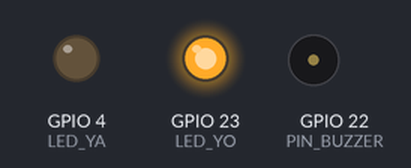
Simulated run of this sketch. Board: ESP32. On the bench: output pins drawn as LEDs (lit = HIGH), buzzer (waves = sounding). WiFi joins after 1.5 s; servers stay silent unless stated; uploads are accepted with an empty reply; random numbers use the default seed unless the sketch sets one; what the sketch prints to the serial monitor is not drawn.

Above: at 1.71 s.
At 8.83 s:
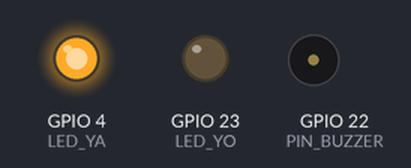
At 18.17 s:
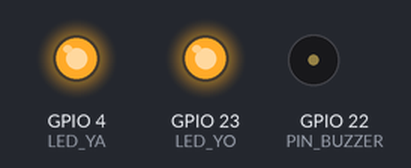
At 38.3 s:
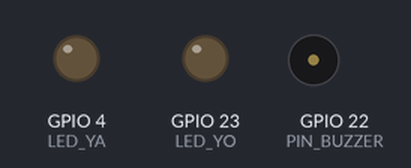
Timing chart, 0 to 41.5 s (numbered marks = the images above):
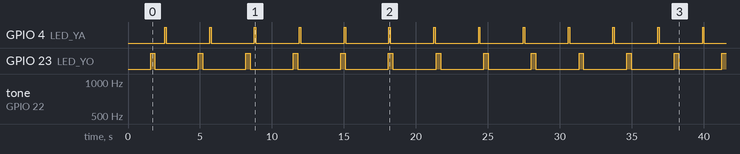

The sketch:

main-task-led-buzzer.ino
```cpp
// ESP32 FreeRTOS 태스크 간 메시지 통신 + HTTP 전송 예제
// TaskYa와 TaskYe가 큐를 통해 메시지를 주고받고,
// TaskYo가 WiFi를 통해 JSON 데이터를 HTTP POST로 전송합니다

#include <WiFi.h>
#include <HTTPClient.h>
#include <ArduinoJson.h>

#define LED_YA 4
#define LED_YO 23
#define PIN_BUZZER 22  // 피에조 부저 연결 핀 (필요시 변경)

// WiFi 설정 (본인의 WiFi 정보로 변경하세요)
const char* ssid = "U5555";
const char* password = "5555";

// HTTP 서버 URL
const char* serverURL = "http://192.168.123.111:5003/api/data";

// 큐 핸들 선언
QueueHandle_t queueYaToYe;
QueueHandle_t queueYeToYa;

// TaskYo에서 생성한 마지막 랜덤값 (TaskMa에서 사용)
volatile int lastRandomNumber = 0;

// 메시지 구조체 정의
struct Message {
  int value;
  char text[50];
};

// TaskYa: 메시지를 보내고 받는 태스크 (코어 1에서 실행)
void TaskYa(void *parameter) {
  Message sendMsg, receiveMsg;
  int counter = 0;

  Serial.printf("TaskYa 시작! (코어 %d에서 실행)\n", xPortGetCoreID());

  while (true) {
    // 메시지 준비
    sendMsg.value = counter++;
    sprintf(sendMsg.text, "TaskYa에서 보낸 메시지 #%d", sendMsg.value);

    // TaskYe에게 메시지 전송
    if (xQueueSend(queueYaToYe, &sendMsg, portMAX_DELAY) == pdTRUE) {
      Serial.printf("[TaskYa-Core%d] 전송: %s\n", xPortGetCoreID(), sendMsg.text);
    }

    // TaskYe로부터 메시지 수신 대기
    if (xQueueReceive(queueYeToYa, &receiveMsg, pdMS_TO_TICKS(5000)) == pdTRUE) {
      Serial.printf("[TaskYa-Core%d] 수신: %s (값: %d)\n",
                    xPortGetCoreID(), receiveMsg.text, receiveMsg.value);

      // TaskYa 데이터 송수신 시 4번 핀 LED ON/OFF
      digitalWrite(LED_YA, HIGH);
      vTaskDelay(pdMS_TO_TICKS(100));
      digitalWrite(LED_YA, LOW);
    } else {
      Serial.printf("[TaskYa-Core%d] 메시지 수신 타임아웃\n", xPortGetCoreID());
    }

    // 2초 대기
    vTaskDelay(pdMS_TO_TICKS(2000));
  }
}

// TaskYe: 메시지를 받고 응답하는 태스크 (코어 0에서 실행)
void TaskYe(void *parameter) {
  Message receiveMsg, replyMsg;
  int replyCounter = 100;

  Serial.printf("TaskYe 시작! (코어 %d에서 실행)\n", xPortGetCoreID());

  while (true) {
    // TaskYa로부터 메시지 수신 대기
    if (xQueueReceive(queueYaToYe, &receiveMsg, portMAX_DELAY) == pdTRUE) {
      Serial.printf("[TaskYe-Core%d] 수신: %s (값: %d)\n",
                    xPortGetCoreID(), receiveMsg.text, receiveMsg.value);

      // 응답 메시지 준비
      replyMsg.value = replyCounter++;
      sprintf(replyMsg.text, "TaskYe 응답: 받은값=%d, 응답값=%d",
              receiveMsg.value, replyMsg.value);

      // 1초 후 응답 (처리 시간 시뮬레이션)
      vTaskDelay(pdMS_TO_TICKS(1000));

      // TaskYa에게 응답 전송
      if (xQueueSend(queueYeToYa, &replyMsg, portMAX_DELAY) == pdTRUE) {
        Serial.printf("[TaskYe-Core%d] 응답 전송: %s\n",
                      xPortGetCoreID(), replyMsg.text);
      }
    }
  }
}

// TaskYo: HTTP JSON 데이터 전송 태스크 (코어 0에서 실행)
void TaskYo(void *parameter) {
  Serial.printf("TaskYo 시작! (코어 %d에서 실행)\n", xPortGetCoreID());

  // WiFi 연결 대기
  while (WiFi.status() != WL_CONNECTED) {
    Serial.println("[TaskYo] WiFi 연결 대기 중...");
    vTaskDelay(pdMS_TO_TICKS(1000));
  }

  Serial.printf("[TaskYo-Core%d] WiFi 연결됨. HTTP 전송 시작\n", xPortGetCoreID());

  HTTPClient http;

  while (true) {
    if (WiFi.status() == WL_CONNECTED) {
      // JSON 데이터 생성
      StaticJsonDocument<200> jsonDoc;
      jsonDoc["timestamp"] = millis();
      int randNum = random(1, 100);
      jsonDoc["random_number"] = randNum;
      lastRandomNumber = randNum;
      Serial.printf("[TaskYo] 생성 random_number: %d (lastRandomNumber=%d)\n", randNum, lastRandomNumber);
      jsonDoc["device_id"] = "ESP32_TaskYo";
      jsonDoc["core_id"] = xPortGetCoreID();

      String jsonString;
      serializeJson(jsonDoc, jsonString);

      // TaskYo 데이터 전송 시 23번 핀 LED ON
      digitalWrite(LED_YO, HIGH);

      // HTTP POST 요청
      http.begin(serverURL);
      http.addHeader("Content-Type", "application/json");

      int httpResponseCode = http.POST(jsonString);

      if (httpResponseCode > 0) {
        String response = http.getString();
        Serial.printf("[TaskYo-Core%d] HTTP 전송 성공! JSON: %s\n",
                      xPortGetCoreID(), jsonString.c_str());
        if (response.length() > 0) {
          Serial.printf("[TaskYo-Core%d] 서버 응답: %s\n",
                        xPortGetCoreID(), response.c_str());
        }
      } else {
        Serial.printf("[TaskYo-Core%d] HTTP 전송 실패 (에러: %d)\n",
                      xPortGetCoreID(), httpResponseCode);
      }

      http.end();

      // 데이터 전송 후 23번 핀 LED OFF (0.1초 유지)
      vTaskDelay(pdMS_TO_TICKS(100));
      digitalWrite(LED_YO, LOW);
    } else {
      Serial.printf("[TaskYo-Core%d] WiFi 연결 끊어짐. 재연결 시도...\n", xPortGetCoreID());
    }

    // 3초 대기
    vTaskDelay(pdMS_TO_TICKS(3000));
  }
}

// WiFi 연결 함수
void connectWiFi() {
  while (true) {
    Serial.println("WiFi 연결 시작...");
    WiFi.begin(ssid, password);
    int attempts = 0;
    while (WiFi.status() != WL_CONNECTED && attempts < 20) {
      delay(500);
      Serial.print(".");
      attempts++;
    }
    if (WiFi.status() == WL_CONNECTED) {
      Serial.println();
      Serial.println("WiFi 연결 성공!");
      Serial.print("IP 주소: ");
      Serial.println(WiFi.localIP());
      break; // 연결 성공 시 반복문 탈출
    } else {
      Serial.println();
      Serial.println("WiFi 연결 실패! 5초 후 재시도...");
      delay(5000);
    }
  }
}

// 시스템 모니터링 태스크 (선택사항)
void TaskMonitor(void *parameter) {
  while (true) {
    // 10초마다 시스템 정보 출력
    vTaskDelay(pdMS_TO_TICKS(10000));

    Serial.println("========== 시스템 상태 ==========");
    Serial.printf("자유 힙 메모리: %d bytes\n", esp_get_free_heap_size());
    Serial.printf("최소 자유 힙: %d bytes\n", esp_get_minimum_free_heap_size());
    Serial.printf("WiFi 상태: %s\n", WiFi.status() == WL_CONNECTED ? "연결됨" : "연결 안됨");
    if (WiFi.status() == WL_CONNECTED) {
      Serial.printf("WiFi IP: %s\n", WiFi.localIP().toString().c_str());
      Serial.printf("WiFi RSSI: %d dBm\n", WiFi.RSSI());
    }
    Serial.printf("TaskYa->TaskYe 큐 대기: %d\n", uxQueueMessagesWaiting(queueYaToYe));
    Serial.printf("TaskYe->TaskYa 큐 대기: %d\n", uxQueueMessagesWaiting(queueYeToYa));
    Serial.printf("TaskYo 마지막 random_number: %d\n", lastRandomNumber);
    Serial.printf("TaskMa 도레미 연주 대기 상태: %s\n", lastRandomNumber > 90 ? "연주 대기중" : "정상");
    Serial.println("==============================");
  }
}

void setup() {
  Serial.begin(115200);
  pinMode(LED_YA, OUTPUT);
  pinMode(LED_YO, OUTPUT);
  pinMode(PIN_BUZZER, OUTPUT);

  Serial.println("ESP32 듀얼 코어 FreeRTOS + HTTP 통신 예제");
  Serial.println("TaskYa -> 코어 1, TaskYe -> 코어 0, TaskYo -> 코어 0");
  Serial.println("===============================================");

  // WiFi 연결
  connectWiFi();

  // 큐 생성 (각각 5개의 메시지를 저장할 수 있음)
  queueYaToYe = xQueueCreate(5, sizeof(Message));
  queueYeToYa = xQueueCreate(5, sizeof(Message));

  if (queueYaToYe == NULL || queueYeToYa == NULL) {
    Serial.println("큐 생성 실패!");
    return;
  }

  Serial.println("큐 생성 완료");

  // TaskYa를 코어 1에 생성
  xTaskCreatePinnedToCore(
    TaskYa,           // 태스크 함수
    "TaskYa",         // 태스크 이름
    3072,             // 스택 크기 증가 (WiFi 사용)
    NULL,             // 매개변수
    2,                // 우선순위
    NULL,             // 태스크 핸들
    1                 // 코어 1에 할당
  );

  // TaskYe를 코어 0에 생성
  xTaskCreatePinnedToCore(
    TaskYe,           // 태스크 함수
    "TaskYe",         // 태스크 이름
    3072,             // 스택 크기 증가
    NULL,             // 매개변수
    2,                // 우선순위
    NULL,             // 태스크 핸들
    0                 // 코어 0에 할당
  );

  // TaskYo를 코어 0에 생성 (HTTP 전송)
  xTaskCreatePinnedToCore(
    TaskYo,           // 태스크 함수
    "TaskYo",         // 태스크 이름
    4096,             // HTTP 클라이언트용 큰 스택
    NULL,             // 매개변수
    2,                // 우선순위
    NULL,             // 태스크 핸들
    0                 // 코어 0에 할당
  );

  // 모니터링 태스크를 코어 0에 생성 (선택사항)
  xTaskCreatePinnedToCore(
    TaskMonitor,      // 태스크 함수
    "Monitor",        // 태스크 이름
    2048,             // 스택 크기
    NULL,             // 매개변수
    1,                // 낮은 우선순위
    NULL,             // 태스크 핸들
    0                 // 코어 0에 할당
  );

  Serial.println("태스크 생성 완료:");
  Serial.println("- TaskYa: 코어 1에서 실행 (태스크 간 통신)");
  Serial.println("- TaskYe: 코어 0에서 실행 (태스크 간 통신)");
  Serial.println("- TaskYo: 코어 0에서 실행 (HTTP JSON 전송)");
  Serial.println("- Monitor: 코어 0에서 실행 (시스템 모니터링)");
  Serial.println("모든 태스크 시작...");

  // TaskMa 태스크 생성 (코어 0)
  xTaskCreatePinnedToCore(
    TaskMa,           // 태스크 함수
    "TaskMa",         // 태스크 이름
    2048,             // 스택 크기
    NULL,             // 매개변수
    1,                // 우선순위
    NULL,             // 태스크 핸들
    0                 // 코어 0에 할당
  );
}


// TaskMa: TaskYo의 랜덤값이 60 초과 시 도레미 연주
void TaskMa(void *parameter) {
  while (true) {
    if (lastRandomNumber > 90) {
      Serial.printf("[TaskMa] random_number %d > 90, 띵동 연주!\n", lastRandomNumber);
      // 띵: 784Hz(G5), 동: 523Hz(C5)
      tone(PIN_BUZZER, 784, 200); // 띵
      vTaskDelay(pdMS_TO_TICKS(220));
      tone(PIN_BUZZER, 523, 400); // 동
      vTaskDelay(pdMS_TO_TICKS(420));
      noTone(PIN_BUZZER);
      lastRandomNumber = 0; // 연주 후 중복 방지
    }
    vTaskDelay(pdMS_TO_TICKS(100)); // 0.1초마다 체크
  }
}

void loop() {
  // FreeRTOS에서는 loop() 함수가 비어있어도 됩니다
  // 모든 작업이 태스크에서 처리됩니다
  vTaskDelay(pdMS_TO_TICKS(1000));
}
```

Measured:
- by itself, GPIO 4 (LED_YA): alternates HIGH for 0.10 s and LOW for 3.0 s
- by itself, GPIO 23 (LED_YO): alternates HIGH for 0.30 s and LOW for 3.0 s
